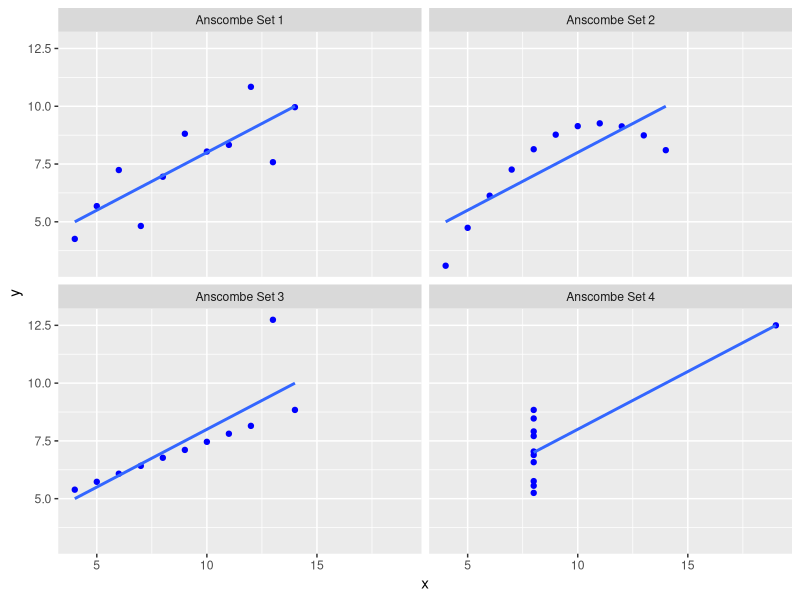
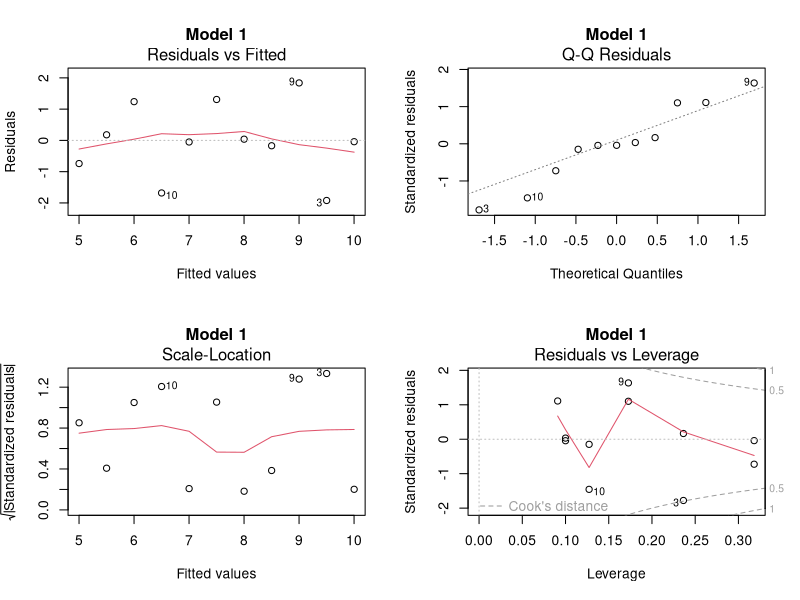
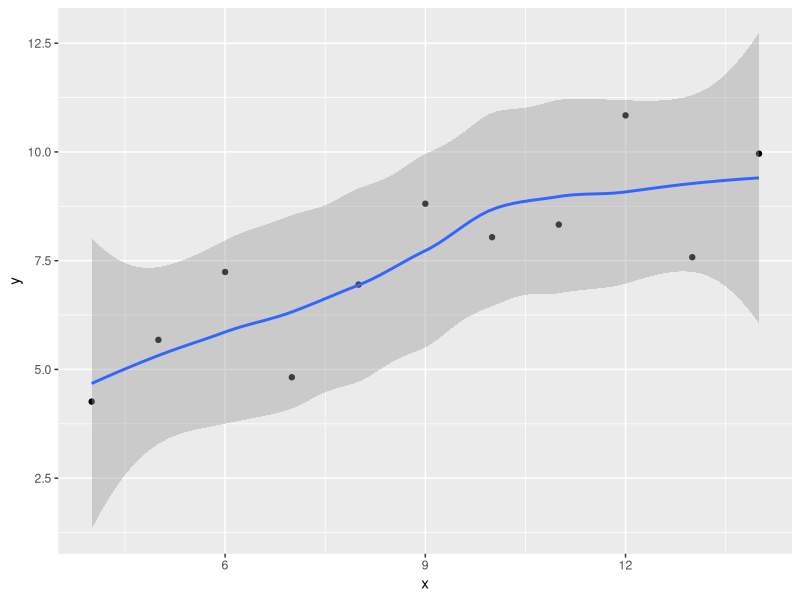
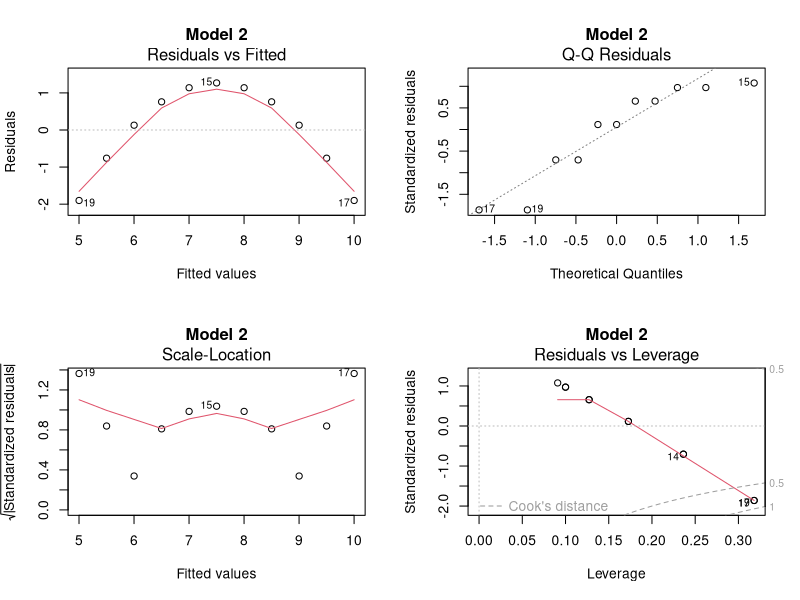
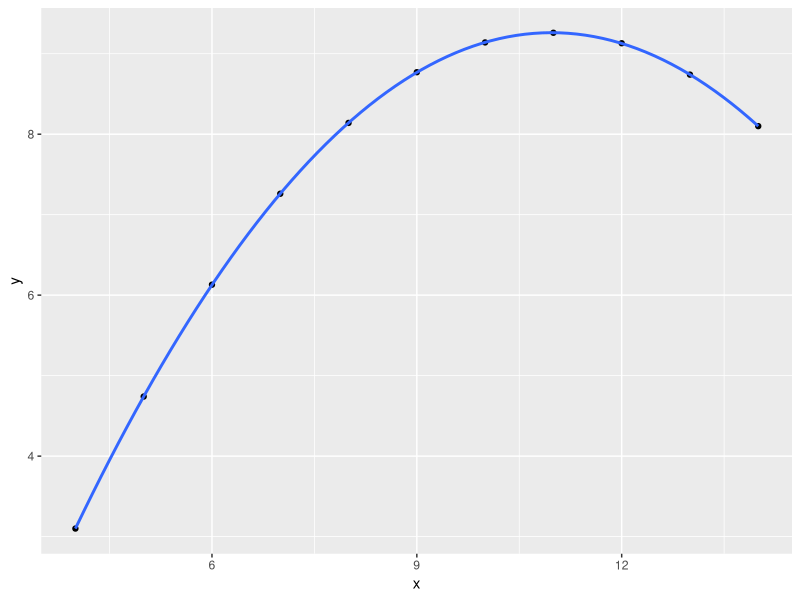
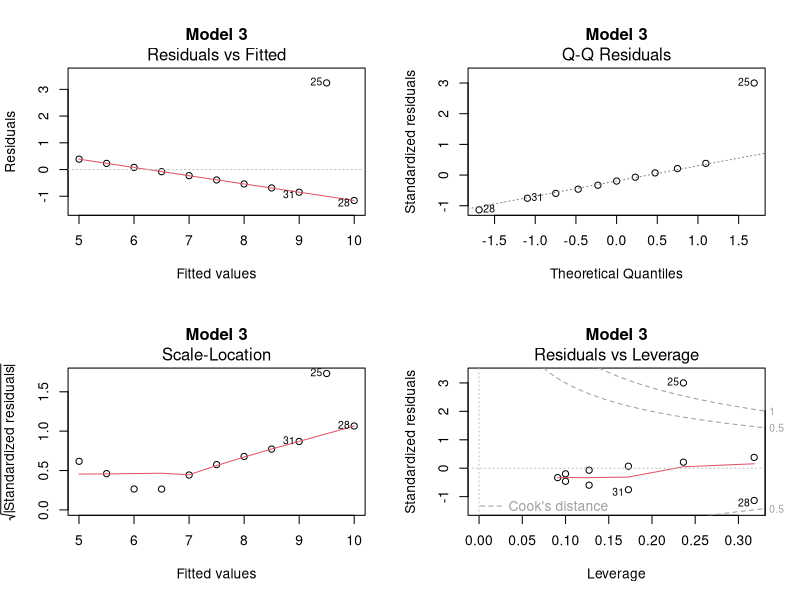
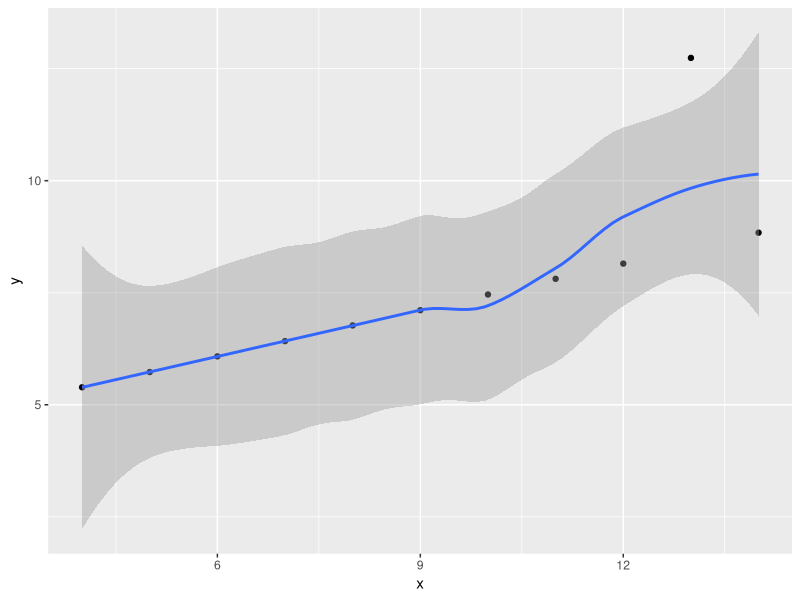
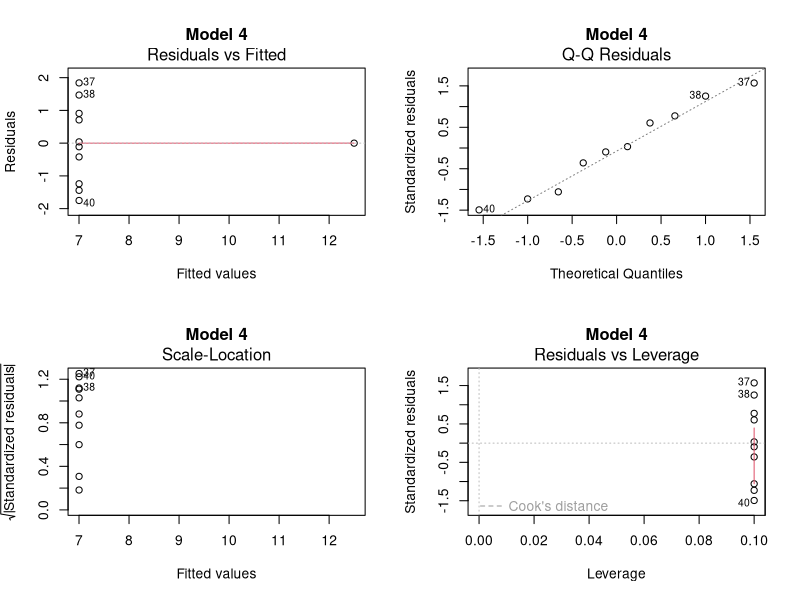

The R source for these figures, in order:
## ---- chunk 1
knitr::kable(anscombe)
## ---- chunk 2
library(tidyverse)
library(broom) # Toto si prosím doinštalujte. 
## ---- chunk 3

anscombe.1 <- data.frame(x = anscombe[["x1"]], y = anscombe[["y1"]], Set = "Anscombe Set 1")
anscombe.2 <- data.frame(x = anscombe[["x2"]], y = anscombe[["y2"]], Set = "Anscombe Set 2")
anscombe.3 <- data.frame(x = anscombe[["x3"]], y = anscombe[["y3"]], Set = "Anscombe Set 3")
anscombe.4 <- data.frame(x = anscombe[["x4"]], y = anscombe[["y4"]], Set = "Anscombe Set 4")

anscombe.data <- rbind(anscombe.1, anscombe.2, anscombe.3, anscombe.4)
aggregate(cbind(x, y) ~ Set, anscombe.data, mean)

## ---- chunk 4
aggregate(cbind(x,y)~Set,anscombe.data,sd)
## ---- chunk 5
#library(plyr) Toto som vám odstránil. 
               # 1. plyr musíte volať _pred_ dplyr, inak sa nebudete stíhať diviť, čo všetko vám nebude fungovať. 
               # 2. môžete rovno použiť funkciu cor cez dplyr.
               # To, čo robíte, je ale inak úplne správny a legálny spôsob.

correlation <- function(data) {
  
  x <- data.frame(r = cor(data$x, data$y))
  return(x)
  
}

#ddply(.data = anscombe.data, .variables = "Set", .fun = correlation)

## ---- chunk 6
anscombe %>%
  rowid_to_column("rowid") %>% # pridáme čísla riadkov
  pivot_longer(                # toto je nová verzia funkcie gather
    -rowid,                    # spájame hodnoty x a y do jediného stĺpca 
    names_to = "what",         # a what označuje, o akú hodnotu sa jedná
    values_to = "value"
  ) %>%                        
  separate(                    # what rozdelíme na x-alebo-y a číslo setu
    what, 
    into = c("x_or_y", "anscombe.set"), 
    sep = 1) %>%
  mutate(
    anscombe.set = as.integer(anscombe.set)
  ) %>%
  pivot_wider(                 # roztriedime x a y 
    names_from = x_or_y,
    values_from = value
  ) %>% 
  select(-rowid) %>%           # zahodíme čísla riadkov a utriedime podľa x
  arrange(anscombe.set, x) -> tidy_anscombe
tidy_anscombe
## ---- chunk 7
tidy_anscombe %>%
  group_by(anscombe.set) %>%
  summarize(
    n = n(),
    mean.x = mean(x),
    sigma.x = sd(x),
    mean.y = mean(y), 
    sigma.y = sd(y),
    cor.xy = cor(x,y)
  ) 
## ---- chunk 8
tidy_anscombe %>%
  group_by(anscombe.set) %>%
  group_modify(~broom::tidy(lm(y ~ x, data = .x)))
## ---- chunk 9
model1 <- lm(y~x, subset(anscombe.data, Set == "Anscombe Set 1"))
model2 <- lm(y~x, subset(anscombe.data, Set == "Anscombe Set 2"))
model3 <- lm(y~x, subset(anscombe.data, Set == "Anscombe Set 3"))
model4 <- lm(y~x, subset(anscombe.data, Set == "Anscombe Set 4"))
## ---- chunk 10
summary(model1)
## ---- chunk 11
summary(model2)
## ---- chunk 12
summary(model3)
## ---- chunk 13
summary(model4)
## ---- chunk 14
gg <- ggplot(anscombe.data, aes(x=x,y=y))
gg <- gg + geom_point(color = "blue")
gg <- gg + facet_wrap(~Set, ncol = 2)
gg <- gg + geom_smooth (formula = y ~ x, method = "lm", se = FALSE, data = anscombe.data)
gg
## ---- chunk 15
par(mfrow = c(2, 2))
plot(model1, main = "Model 1")
## ---- chunk 16
ggplot(data = model1, aes(x = x, y = y)) + geom_point() + geom_smooth(method = "auto", fullrange = T)
## ---- chunk 17
plot(model2, main = "Model 2")
## ---- chunk 18
ggplot(data = model2, aes(x = x, y = y)) + geom_point() + geom_smooth(method = "auto", fullrange = T)
## ---- chunk 19
plot(model3, main = "Model 3")
## ---- chunk 20
ggplot(data = model3, aes(x = x, y = y)) + geom_point() + geom_smooth(method = "auto", fullrange = T)
## ---- chunk 21
plot(model4, main = "Model 4")
## ---- chunk 22
ggplot(data = model4, aes(x = x, y = y)) + geom_point() + stat_smooth(method = "glm",formula = y ~ log10(x), fullrange = T)
## ---- chunk 23
par(mfrow = c(2,2))
tidy_anscombe %>%
  group_by(anscombe.set) %>%
  group_walk(~ plot(lm(y~x, data = .x)))
